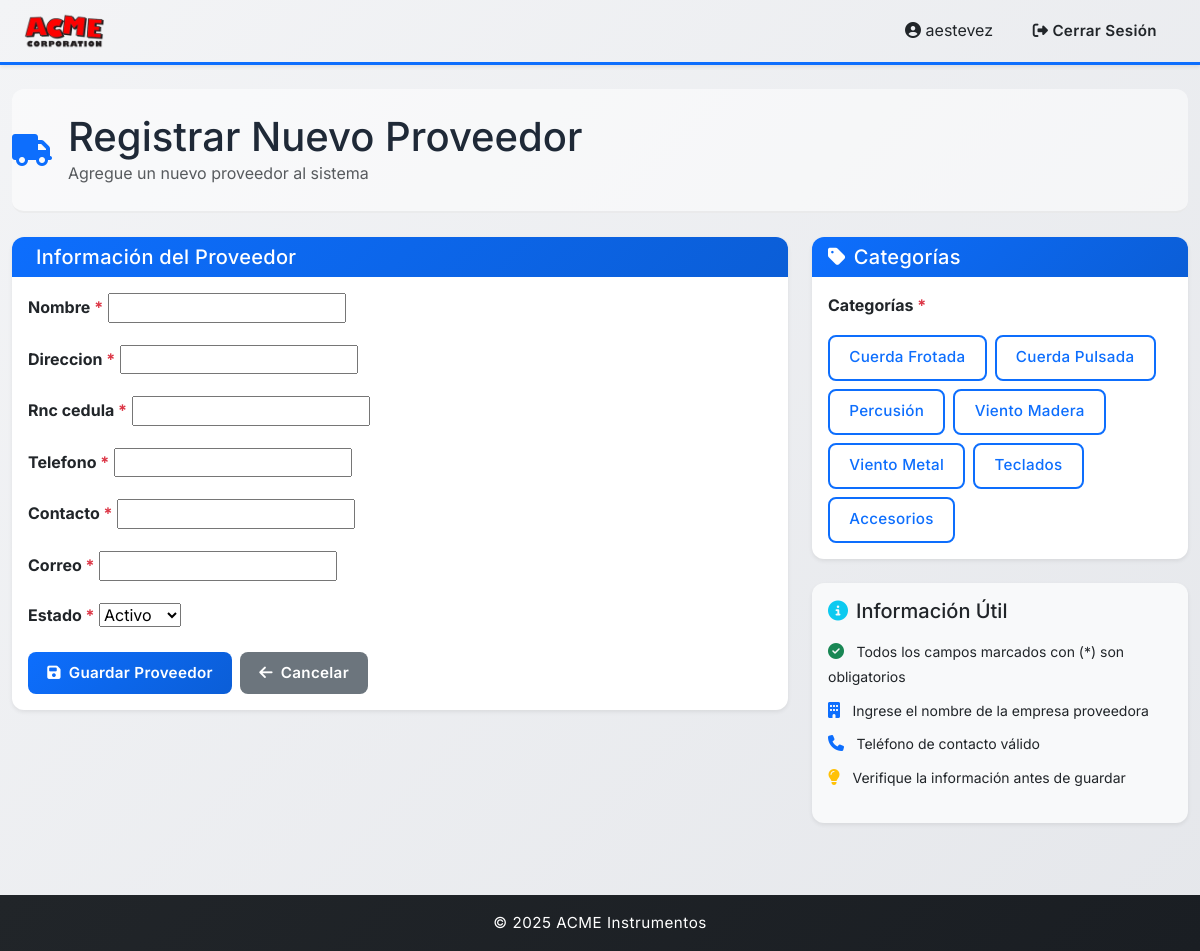
/proveedores/nuevo/ (signed in), run on the app's committed database.
### inventario/models.py (models this page shows)
class CategoriaProducto(models.Model):
    id_categoria = models.AutoField(primary_key=True)
    descripcion = models.CharField(max_length=100, unique=True)
    def __str__(self):
        return self.descripcion

### proveedores/views.py (the view)
# urls.py: path("nuevo/", crear_editar_proveedor, name="crear_proveedor"),
def crear_editar_proveedor(request, pk=None):
    proveedor = get_object_or_404(Proveedor, pk=pk) if pk is not None else None
    if request.method == "POST":
        form = ProveedorForm(request.POST, instance=proveedor)
        if form.is_valid():
            form.save()
            return redirect("proveedores")
    else:
        form = ProveedorForm(instance=proveedor)
    return render(
        request,
        "proveedor_form.html",
        {
            "form": form,
            "editando": proveedor is not None,
        },
    )

### proveedores/forms.py (shortened to what this page needs)
class ProveedorForm(forms.ModelForm):
    categorias = forms.ModelMultipleChoiceField(
        queryset=CategoriaProducto.objects.all(),
        widget=forms.CheckboxSelectMultiple,
        required=True,  # Ahora es obligatorio
        label="Categorías",
        help_text="Seleccione al menos una categoría"
    )
    class Meta:
        model = Proveedor
        fields = [
            "nombre",
            "categorias",
            "direccion",
            "rnc_cedula",
            "telefono",
            "contacto",
            "correo",
            "estado",
        ]

### proveedores/templates/proveedor_form.html (shortened to what this page needs)
{% extends "base.html" %} {% block content %}
<div class="page-header mb-4">
  <div class="d-flex align-items-center">
    <i class="fas fa-truck fa-2x text-primary me-3"></i>
    <div>
      <h1 class="mb-0">Registrar Nuevo Proveedor</h1>
      <p class="text-muted mb-0">Agregue un nuevo proveedor al sistema</p>
    </div>
  </div>
</div>
<div class="row">
  <div class="col-md-8">
    <div class="card shadow-sm">
      <div class="card-header bg-gradient-primary text-white">
        <h5 class="mb-0">Información del Proveedor</h5>
      </div>
      <div class="card-body">
        <form method="POST" novalidate>
          {% for field in form %}
            {% if field.name != 'categorias' %}
              <div class="mb-3">
                <label for="{{ field.id_for_label }}" class="form-label fw-bold">
                  {{ field.label }}
                  {% if field.field.required %}
                    <span class="text-danger">*</span>
                  {% endif %}
                </label>
                {% if field.field.widget.input_type == 'textarea' %}
                  <textarea
                    name="{{ field.name }}"
                    class="form-control{% if field.errors %} is-invalid{% endif %}"
                    id="{{ field.id_for_label }}"
                    rows="4"
                  >{{ field.value|default:'' }}</textarea>
                {% elif field.field.widget.input_type == 'select' %}
                  {{ field }}
                {% else %}
                  {{ field }}
                {% endif %}
              </div>
            {% endif %}
          {% endfor %}
          <div class="d-flex gap-2">
            <button type="submit" class="btn btn-primary btn-lg">
              <i class="fas fa-save me-2"></i>Guardar Proveedor
            </button>
            <a href="{% url 'proveedores' %}" class="btn btn-secondary btn-lg">
              <i class="fas fa-arrow-left me-2"></i>Cancelar
            </a>
          </div>
        </form>
      </div>
    </div>
  </div>
  <div class="col-md-4">
    <div class="card shadow-sm mb-4">
      <div class="card-header bg-gradient-primary text-white">
        <h5 class="mb-0"><i class="fas fa-tag me-2"></i>Categorías</h5>
      </div>
      <div class="card-body">
        {% for field in form %}
          {% if field.name == 'categorias' %}
            <label class="form-label fw-bold d-block mb-3">
              {{ field.label }}
              {% if field.field.required %}
                <span class="text-danger">*</span>
              {% endif %}
            </label>
            <div class="d-flex flex-wrap gap-2">
              {% for value, label in field.field.choices %}
                <label for="categoria_{{ value }}" class="btn btn-outline-primary categoria-btn">
                  {{ label }}
                </label>
              {% endfor %}
            </div>
          {% endif %}
        {% endfor %}
      </div>
    </div>
    <div class="card shadow-sm bg-light">
      <div class="card-body">
        <h5 class="card-title mb-3">
          <i class="fas fa-info-circle text-info me-2"></i>Información Útil
        </h5>
        <ul class="list-unstyled">
          <li class="mb-2">
            <i class="fas fa-check-circle text-success me-2"></i>
            <small>Todos los campos marcados con (*) son obligatorios</small>
          </li>
          <li class="mb-2">
            <i class="fas fa-building text-primary me-2"></i>
            <small>Ingrese el nombre de la empresa proveedora</small>
          </li>
          <li class="mb-2">
            <i class="fas fa-phone text-primary me-2"></i>
            <small>Teléfono de contacto válido</small>
          </li>
          <li>
            <i class="fas fa-lightbulb text-warning me-2"></i>
            <small>Verifique la información antes de guardar</small>
          </li>
        </ul>
      </div>
    </div>
  </div>
</div>
{% endblock %}

### templates/base.html (shortened to what this page needs)
{% load static %}
<!DOCTYPE html>
<html lang="es">
  <head>
    <link
      href="https://cdn.jsdelivr.net/npm/bootstrap@5.3.8/dist/css/bootstrap.min.css"
      rel="stylesheet"
    />
    <link rel="stylesheet" href="https://cdnjs.cloudflare.com/ajax/libs/font-awesome/6.4.0/css/all.min.css" />
    <link rel="stylesheet" href="{% static 'styles.css' %}" />
  </head>
  <body>
    <nav class="navbar navbar-expand-lg text-dark shadow-sm">
      <div class="container-fluid px-4">
        <a class="navbar-brand fw-bold d-flex align-items-center" href="{% url 'home' %}">
          <img src="{% static 'logo.webp' %}" alt="ACME logo" width="80" />
        </a>
        <div class="collapse navbar-collapse" id="navbarNav">
          <div class="ms-auto">
            {% if user.is_authenticated %}
            <span class="me-3"><i class="fas fa-user-circle"></i> {{ user.username }}</span>
            <form method="post" action="{% url 'logout' %}" class="d-inline">
              <button type="submit" class="btn btn-outline-light btn-sm text-dark">
                <i class="fas fa-sign-out-alt"></i> Cerrar Sesión
              </button>
            </form>
            {% endif %}
          </div>
        </div>
      </div>
    </nav>
    <main class="py-4">
      <div class="container-fluid">
        {% block content %} {% endblock %}
      </div>
    </main>
    <footer class="bg-dark text-white text-center py-3 mt-5">
      <p class="mb-0">&copy; 2025 ACME Instrumentos</p>
    </footer>
  </body>
</html>

### static/styles.css (style rules this page uses)
* { margin: 0; padding: 0; box-sizing: border-box; font-family: 'Inter', -apple-system, BlinkMacSystemFont, 'Segoe UI', sans-serif; }
:root { --primary-color: #0d6efd; --secondary-color: #6c757d; --success-color: #10b981; --danger-color: #ef4444; --warning-color: #f59e0b; --info-color: #06b6d4; --light-bg: #f9fafb; --dark-bg: #1f2937; --border-radius: 12px; --transition: all 0.3s cubic-bezier(0.4, 0, 0.2, 1); --shadow-sm: 0 1px 2px 0 rgba(0, 0, 0, 0.05); --shadow-md: 0 4px 6px -1px rgba(0, 0, 0, 0.1); --shadow-lg: 0 10px 15px -3px rgba(0, 0, 0, 0.1); --shadow-xl: 0 20px 25px -5px rgba(0, 0, 0, 0.1); }
html { scroll-behavior: smooth; }
html, body { height: 100%; }
body { display: flex; flex-direction: column; background: linear-gradient(135deg, #f3f4f6 0%, #e5e7eb 100%); min-height: 100vh; color: #1f2937; font-weight: 400; line-height: 1.6; }
.navbar { box-shadow: 0 2px 15px rgba(0, 0, 0, 0.1); border-bottom: 3px solid var(--primary-color); }
.bg-gradient-primary { background: linear-gradient(135deg, #0d6efd 0%, #0b5ed7 100%) !important; }
.navbar-brand { font-size: 1.5rem; letter-spacing: 1px; transition: var(--transition); }
footer { background: linear-gradient(135deg, #212529 0%, #1a1e23 100%); margin-top: auto; }
footer p { font-size: 0.95rem; letter-spacing: 0.5px; }
main { flex: 1; }
.btn { border-radius: 8px; font-weight: 600; padding: 0.6rem 1.2rem; transition: var(--transition); border: none; font-size: 0.95rem; letter-spacing: 0.3px; position: relative; overflow: hidden; }
.btn::before { content: ''; position: absolute; top: 50%; left: 50%; width: 0; height: 0; border-radius: 50%; background: rgba(255, 255, 255, 0.5); transform: translate(-50%, -50%); transition: width 0.6s, height 0.6s; pointer-events: none; }
.btn-primary { background: linear-gradient(135deg, #0d6efd 0%, #0b5ed7 100%); border: none; }
.card { border: none; border-radius: var(--border-radius); box-shadow: var(--shadow-md); transition: var(--transition); background: white; overflow: hidden; }
.card-header { background: linear-gradient(135deg, #0d6efd 0%, #0b5ed7 100%); color: white; border: none; border-radius: var(--border-radius) var(--border-radius) 0 0; font-weight: 600; letter-spacing: 0.3px; }
.page-header { padding: 1.5rem 0; border-bottom: 2px solid rgba(0, 0, 0, 0.05); background: rgba(255, 255, 255, 0.5); border-radius: var(--border-radius); }

### proveedores/templates/proveedor_form.html (style rules this page uses)
.categoria-btn { cursor: pointer; transition: all 0.3s ease; border: 2px solid #0d6efd; font-weight: 500; }

### data on the page
CategoriaProducto: choices "Cuerda Frotada"
CategoriaProducto: choices "Cuerda Pulsada"
CategoriaProducto: choices "Percusión"
CategoriaProducto: choices "Viento Madera"
CategoriaProducto: choices "Viento Metal"
CategoriaProducto: choices "Teclados"
CategoriaProducto: choices "Accesorios"

### other printed values
{{ user.username }} "aestevez"
{{ field.label }} "Nombre" "Direccion" "Rnc cedula" "Telefono" "Contacto" "Correo" "Estado"
{{ field.label }} "Categorías"
